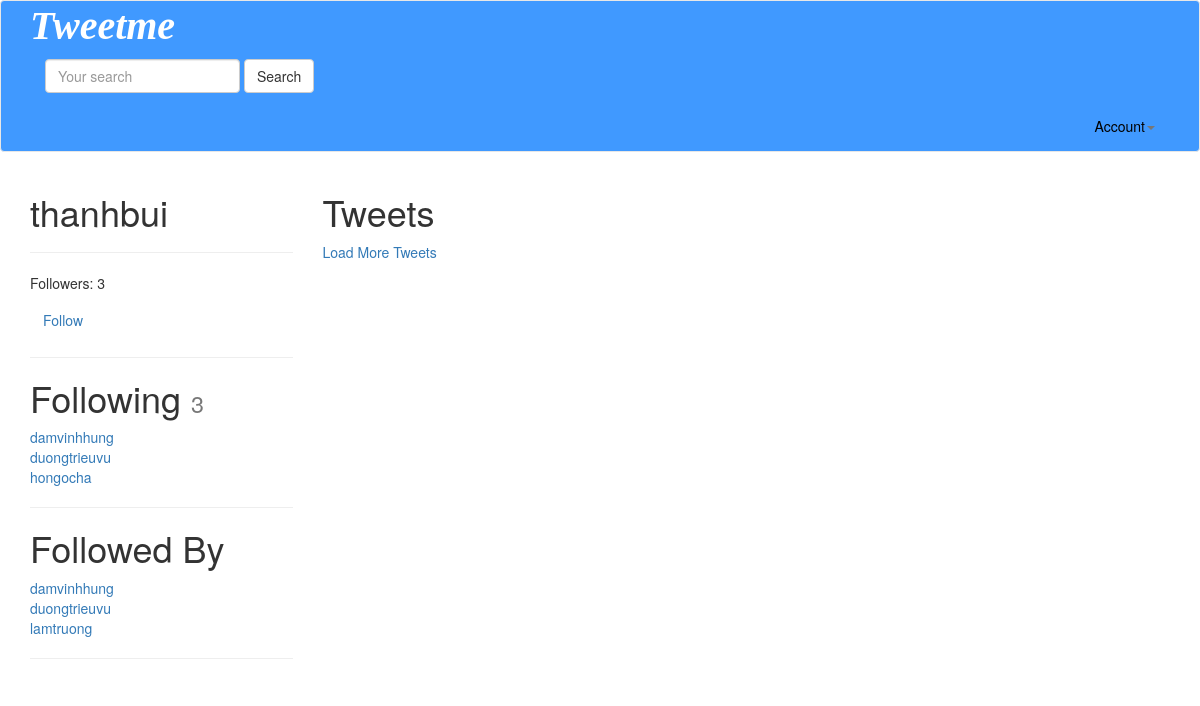
The page /thanhbui/ (signed in) on the database its author committed.
### accounts/models.py (models this page shows, shortened)
class UserProfile(models.Model):
	user 		= models.OneToOneField(settings.AUTH_USER_MODEL, related_name="profile")
	following 	= models.ManyToManyField(settings.AUTH_USER_MODEL, blank=True, related_name="followed_by") # blank is required because Field is required in admin site
	objects = UserProfileManager()	# assign the custom UserProfileManager to the 'objects' variables to this class/model to tell it to use. It replaces the default one. In reality, the default one should be the first one and can be used along side with custom one.
	def get_following(self):
		users = self.following.all()	# User.objects.all().exclude(username=self.user.username)
		return users.exclude(username=self.user.username)
	def get_follow_url(self):
		return reverse_lazy("profiles:follow", kwargs={"username":self.user.username})
	def get_absolute_url(self):
		return reverse_lazy("profiles:detail", kwargs={"username":self.user.username})

### accounts/views.py (the view)
# urls.py: url(r'^(?P<username>[\w.@+-]+)/$', UserDetailView.as_view(), name='detail'), # /tweet/1/
class UserDetailView(DetailView):
	template_name = "accounts/user_detail.html"
	queryset = User.objects.all()
	def get_object(self):
		return get_object_or_404(
								User,
								username__iexact=self.kwargs.get("username")	# get object by username in the url
								)
	def get_context_data(self, *args, **kwargs):
		context = super(UserDetailView, self).get_context_data(*args, **kwargs)
		following = UserProfile.objects.is_following(self.request.user, self.get_object())
		context['following'] = following
		context['recommended'] = UserProfile.objects.recommended(self.request.user)
		return context

### accounts/models.py (called while the page is built)
	def all(self):
		qs = self.get_queryset().all()
		try:
			if self.instance:
				qs = qs.exclude(user=self.instance)
		except:
			pass
		return qs

	def is_following(self, user, followed_by_user):
		user_profile, created = UserProfile.objects.get_or_create(user=user)
		if created:		# if the object is newly created, there will be no following
			return False
		if followed_by_user in user_profile.following.all():
			return True
		return False

	def recommended(self, user, limit_to=10):
		profile = user.profile
		following = profile.following.all()		# just for testing
		following = profile.get_following()
		qs = self.get_queryset().exclude(user__in=following).exclude(id=profile.id).order_by("?")[:limit_to]
		return qs

### tweets/models.py (called while the page is built)
	def __str__(self):
		return str(self.content)

### accounts/templates/accounts/user_detail.html (shortened to what this page needs)
{% extends "base.html" %}
{% block content %}
<div  class="row">
	<div class="col-sm-3 col-xs-12">
		<h1>{{ object.username }}</h1>
		<hr/>
		<p>Followers: {{ object.followed_by.all.count }}</p>
		<p>
			<a class="btn btn-link" href="{{ object.profile.get_follow_url }}">
				{% if following %}
					Unfollow
				{% else %}
					Follow
				{% endif %}
			</a>
		</p>
			<hr/>
			<h1>Following <small>{{ object.profile.get_following.count }}</small></h1>
				{% for user in object.profile.get_following %}
				<a href="/{{ user.username }}">{{ user.username }}</a><br/>
				{% empty %}
				<h4>Not following any users</h4>
				{% endfor %}
			<hr/>
			<h1>Followed By</h1>
				{% for profile in object.followed_by.all %}
				<a href="/{{ profile.user.username }}">{{ profile.user.username }}</a><br/>
				{% empty %}
				<h4>Not followed by any users</h4>
				{% endfor %}
			<hr/>
		</div>
		<div class="col-sm-9 col-xs-12">
			<h1>Tweets</h1>
				<a href="#" id="loadmore">Load More Tweets</a>
	</div>
</div>
{% endblock content %}

### templates/base.html (shortened to what this page needs)
<!DOCTYPE html>
{% load static %}
<html lang="en">
  <head>
    <link href="{% static 'css/bootstrap.min.css' %}" rel="stylesheet">
  </head>
  <body>
      {% include "navbar.html" %}
  <div class="container">
    {% block content %}
    {% endblock content %}
  </div>
  </body>
</html>

### templates/navbar.html (shortened to what this page needs)
<nav class="navbar navbar-default">
  <div class="container">
    <div class="navbar-header">
      <a class="navbar-brand" href="{% url 'home' %}">Tweetme</a>
    </div>
              {% include "tweets/search_form.html" %}
    <div class="collapse navbar-collapse" id="bs-example-navbar-collapse-1">
        {% if request.user.is_authenticated %}
      <ul class="nav navbar-nav navbar-right">
        <li class="dropdown">
          <a href="#" class="dropdown-toggle" data-toggle="dropdown" role="button" aria-haspopup="true" aria-expanded="false"><font color="black">Account</font><span class="caret"></span></a>
        </li>
      </ul>
        {% else %}
      <ul class="nav navbar-nav navbar-right">
        <li><a href="{% url 'login' %}">Login</a></li>
        <li><a href="{% url 'register' %}">Register</a></li>
      </ul>
      {% endif %}
    </div>
  </div>
</nav>

### tweets/templates/tweets/search_form.html
<div class="row">
	<div class="col-sm-12 text-center">
		<form id="navbar-search-form" class="navbar-form navbar-left" method="GET" action="{% url 'search' %}">
		<div class="form-group">
			<input class="form-control" type="text" name="q" placeholder="Your search" value="{{ request.GET.q }}" />
		</div>
		<input class="btn btn-default" type="submit" value="Search" />
		</form>
	</div>
</div>

### templates/navbar.html (style rules this page uses)
.navbar-default { background-color: #4099FF; border-color: #e7e7e7; }
.navbar-default .navbar-brand { color: #fff; font-size: 40px; font-weight: bold; font-style:oblique; font-family: "Lucida Console"; }

### rows shown on the page
UserProfile: user.username "damvinhhung"
UserProfile: user.username "duongtrieuvu"
UserProfile: user.username "lamtruong"

### other values the page prints
{{ object.username }} "thanhbui"
{{ object.followed_by.all.count }} "3"
{{ object.profile.get_following.count }} "3"
{{ user.username }} "damvinhhung"
{{ user.username }} "duongtrieuvu"
{{ user.username }} "hongocha"
